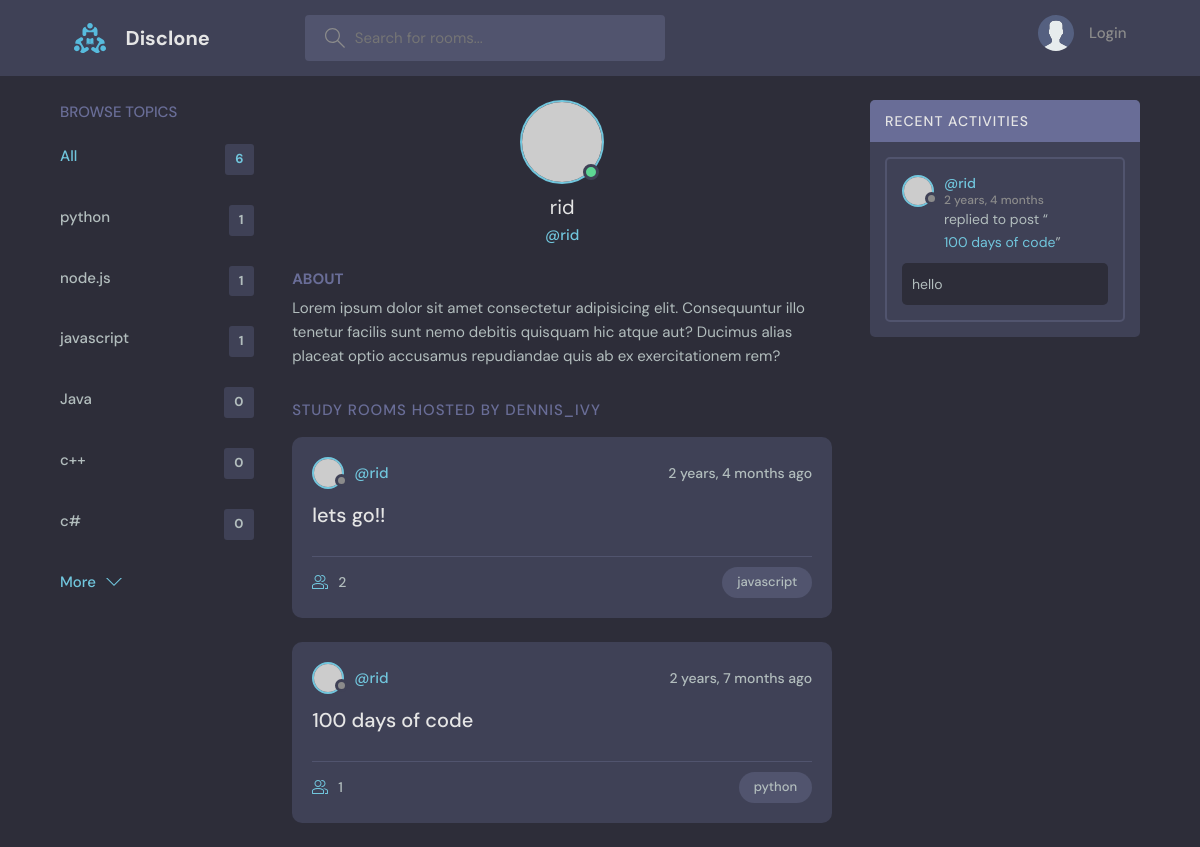
The app's page /profile/1/, older data.
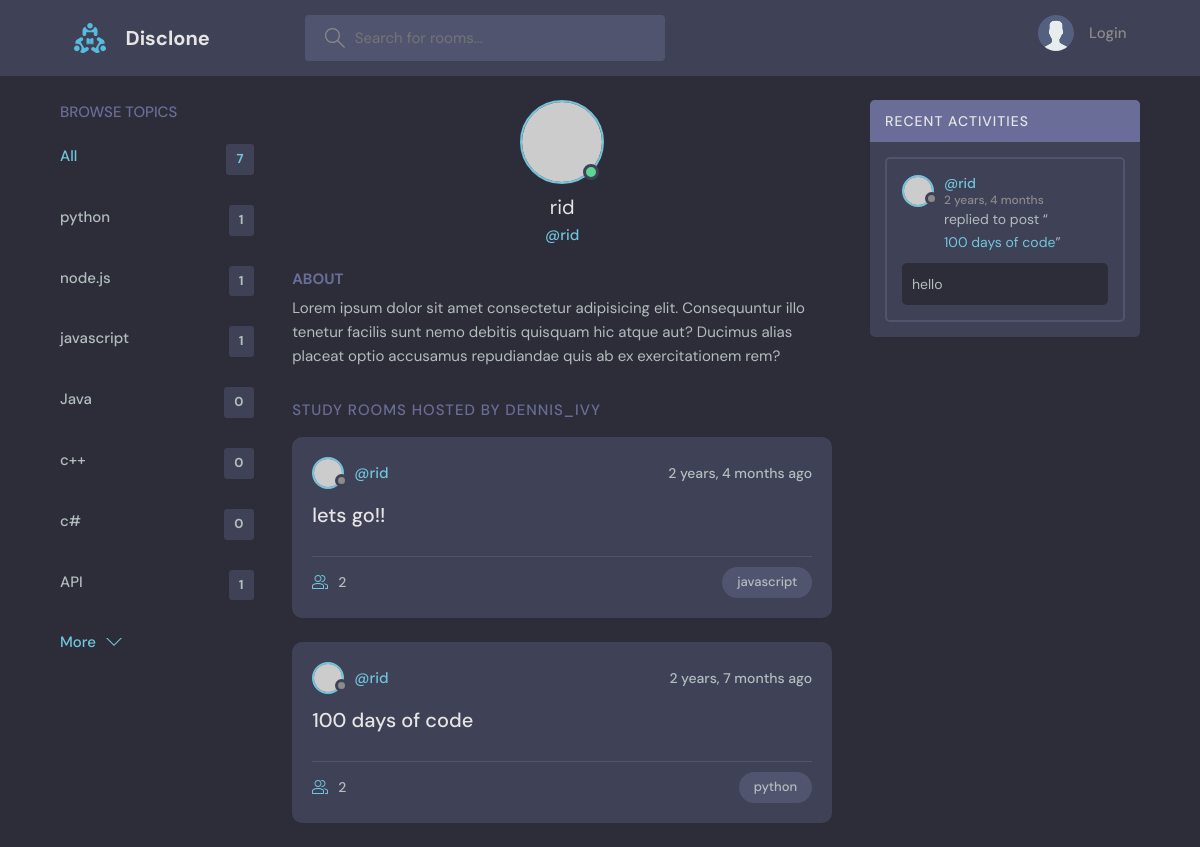
The same page, newer data.
### base/models.py (models this page shows, shortened)
class Topic(models.Model):
    name = models.CharField(max_length=200)

class Room(models.Model):
    host = models.ForeignKey(User,on_delete=models.SET_NULL,null=True)
    topic = models.ForeignKey(Topic,on_delete=models.SET_NULL,null=True)
    name = models.CharField(max_length=200)
    description = models.TextField(null=True,blank=True)
    participants = models.ManyToManyField(User,related_name='participants',blank=True)
    updated = models.DateTimeField(auto_now=True)
    created = models.DateTimeField(auto_now_add=True)
    class Meta:
        ordering = ['-updated','-created']
    def __str__(self):
        return self.name

class Message(models.Model):
    user = models.ForeignKey(User,on_delete=models.CASCADE)
    room = models.ForeignKey(Room,on_delete=models.CASCADE)
    body = models.TextField()
    updated = models.DateTimeField(auto_now=True)
    created = models.DateTimeField(auto_now_add=True)
    class Meta:
        ordering = ['-updated','-created']

### base/views.py (the view)
# urls.py: path('profile/<str:pk>/',views.userProfile,name='user-profile'),
def userProfile(request,pk):
    user = User.objects.get(id=pk)
    rooms = user.room_set.all()
    room_messages = user.message_set.all()
    topics = Topic.objects.all()
    context = {'user':user,'rooms':rooms,
               'room_messages':room_messages,'topics':topics}
    return render(request,'base/profile.html',context)

### base/templates/base/profile.html (shortened to what this page needs)
{% extends 'main.html' %}
{% block content %}
  <main class="profile-page layout layout--3">
    <div class="container">
      {% include 'base/topics_component.html' %}
      <div class="roomList">
        <div class="profile">
          <div class="profile__avatar">
            <div class="avatar avatar--large active">
              <img src="https://randomuser.me/api/portraits/men/11.jpg" />
            </div>
          </div>
          <div class="profile__info">
            <h3>{{ user.username }}</h3>
            <p>@{{ user.username }}</p>
          </div>
          <div class="profile__about">
            <h3>About</h3>
            <p>
              Lorem ipsum dolor sit amet consectetur adipisicing elit. Consequuntur illo tenetur
              facilis sunt nemo debitis quisquam hic atque aut? Ducimus alias placeat optio
              accusamus repudiandae quis ab ex exercitationem rem?
            </p>
          </div>
        </div>
        <div class="roomList__header">
          <div>
            <h2>Study Rooms Hosted by dennis_ivy</a>
            </h2>
          </div>
        </div>
        {% include 'base/feed_component.html' %}
      </div>
      {% include 'base/activity_component.html' %}
    </div>
  </main>
{% endblock content %}

### templates/main.html (shortened to what this page needs)
<!DOCTYPE html>
{% load static %}
<html lang="en">
  <head>
    <link rel="stylesheet" href="{% static 'styles/style.css'%}" />
  </head>
  <body>
    {% include 'navbar.html' %}
    {% block content %}
    {% endblock content %}
  </body>
</html>

### templates/navbar.html (shortened to what this page needs)
{% load static %}
<header class="header header--loggedIn">
    <div class="container">
      <a href="{% url 'home' %}" class="header__logo">
        <img src="{% static 'images/logo.svg' %}" />
        <h1>Disclone</h1>
      </a>
      <form class="header__search" method="GET" action="{% url 'home' %}">
        <label>
          <input name="q" placeholder="Search for rooms..." />
        </label>
      </form>
      <nav class="header__menu">
        {% if request.user.is_authenticated %}
        <div class="header__user">
          <a href="{% url 'update-user' %}">
            <div class="avatar avatar--medium active">
              <img src="https://randomuser.me/api/portraits/men/37.jpg" />
            </div>
            <p>{{request.user.username}} <span>@{{request.user.username}}</span></p>
          </a>
          <button class="dropdown-button">
            <svg version="1.1" xmlns="http://www.w3.org/2000/svg" width="32" height="32" viewBox="0 0 32 32">
              <title>chevron-down</title>
              <path d="M16 21l-13-13h-3l16 16 16-16h-3l-13 13z"></path>
            </svg>
          </button>
        </div>
        {% else %}
        <a href="{% url 'login' %}">
          <img src="{% static 'images/avatar.svg' %}" />
          <p>Login</p>
        </a>
        {% endif %}
      </nav>
    </div>
</header>

### base/templates/base/topics_component.html
<div class="topics">
    <div class="topics__header">
      <h2>Browse Topics</h2>
    </div>
    <ul class="topics__list">
      <li>
        <a href="{% url 'home' %}" class="active">All <span>{{ topics.count }}</span></a>
      </li>
      {% for topic in topics %}
      <li>
        <a href="{% url 'home'%}?q={{topic.name}}">{{ topic.name }}<span>{{ topic.room_set.all.count }}</span></a>
      </li>
      {% endfor %}
    </ul>
    <a class="btn btn--link" href="{% url 'topics' %}">
      More
      <svg version="1.1" xmlns="http://www.w3.org/2000/svg" width="32" height="32" viewBox="0 0 32 32">
        <title>chevron-down</title>
        <path d="M16 21l-13-13h-3l16 16 16-16h-3l-13 13z"></path>
      </svg>
    </a>
  </div>

### base/templates/base/feed_component.html (shortened to what this page needs)
{% for room in rooms %}
<div class="roomListRoom">
    <div class="roomListRoom__header">
      <a href="{% url 'user-profile' room.host.id %}" class="roomListRoom__author">
        <div class="avatar avatar--small">
          <img src="https://randomuser.me/api/portraits/women/11.jpg" />
        </div>
        <span>@{{ room.host.username }}</span>
      </a>
      <div class="roomListRoom__actions">
        <span>{{ room.created|timesince }} ago</span>
      </div>
    </div>
    <div class="roomListRoom__content">
      <a href="{% url 'room' room.id %}">{{room.name}}</a>
    </div>
    <div class="roomListRoom__meta">
      <a href="{% url 'room' room.id %}" class="roomListRoom__joined">
        {{ room.participants.all.count }}
      </a>
      <p class="roomListRoom__topic">{{ room.topic.name }}</p>
    </div>
</div>
{% endfor %}

### base/templates/base/activity_component.html (shortened to what this page needs)
<div class="activities">
    <div class="activities__header">
      <h2>Recent Activities</h2>
    </div>
    {% for message in room_messages %}
    <div class="activities__box">
      <div class="activities__boxHeader roomListRoom__header">
        <a href="{% url 'user-profile' message.user.id %}" class="roomListRoom__author">
          <div class="avatar avatar--small">
            <img src="https://randomuser.me/api/portraits/women/11.jpg" />
          </div>
          <p>
            @{{message.user}}
            <span>{{message.created|timesince}}</span>
          </p>
        </a>
      </div>
      <div class="activities__boxContent">
        <p>replied to post “<a href="{% url 'room' message.room.id %}">{{ message.room }}</a>”</p>
        <div class="activities__boxRoomContent">
            {{ message.body }}
        </div>
      </div>
    </div>
    {% endfor %}
</div>

Row changes from the older to the newer data that the page shows:
added Topic: name "API", room_set.all.count "1"
computed for Room "100 days of code": participants.all.count "1" → "2"
Text that changed along with them:
{{ topics.count }}: "6" → "7"
